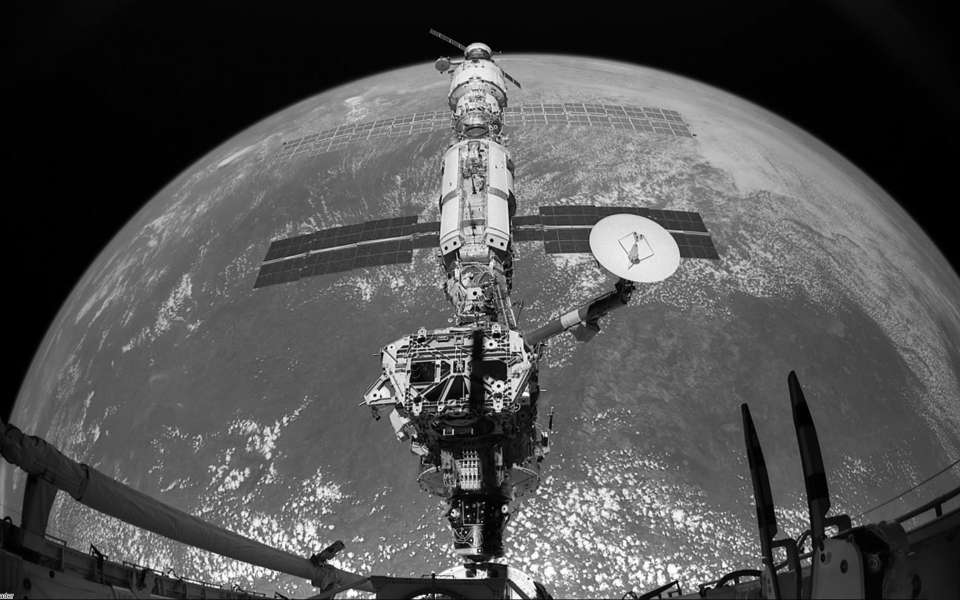
%> input picture code/Ipan_hr.png, 1920 x 1200 px (shown at 1/2 size)
$ octave colours.m   (GNU Octave 9; MATLAB toolbox functions it lacks are replaced by stand-ins)
%> lines starting %> are read from the running program, lines starting %| are printed output that depends on the picture
clear all; close all;

Nlines=512;
Ncolumns=1024;
greymatrix=zeros(Nlines,Ncolumns,1);

for k = 1:Nlines
    for i = 1:Ncolumns
        greymatrix(k,i,1)= i/Ncolumns;
    end
end

for k=230:282
    for i = 1:Ncolumns
        greymatrix(k,i,1)= 0.5;
    end
end

figure
imshow(greymatrix)


%%%%%Now flags %%%%%%%%%%%%%%%%%%%

Nlines=300;
Ncolumns=500;
flag=zeros(Nlines,Ncolumns,3);

for k = 1:100
        flag(k,:,:)=0 ;
end
for k = 100:200
        flag(k,:,1)=1 ;
end
for k = 200:300
        flag(k,:,1)=250 ;
        flag(k,:,2)=215 ;
end


figure
imshow(flag);

%%%%%%%%%%%%%%%%% Do HSV %%%%%%%%%%%%%%%%%%%%%%%%
Nlines=512;
Ncolumns=750;

map=zeros(Nlines,Ncolumns,3);

for k = 1:Nlines
    for i = 1:Ncolumns
        map(k,i,1)= i/Ncolumns;
        map(k,i,2)= k/Nlines;
        map(k,i,3) = 1;
    end
end

map=hsv2rgb(map);
figure
imshow(map)

%%%%%%%%%%%%%%%%%%%%%Colour wheel %%%%%%%%%%%%%%%%%%%%%%%%%

Nlines=500;
Ncolumns=500;

totalradius=sqrt((((Nlines/2)-100)^2)+(((Ncolumns/2)-100)^2));

hsvmap=zeros(Nlines,Ncolumns,3);

for k= 1:Nlines;
    for i= 1:Ncolumns;

        R=sqrt(((k-(Nlines/2))^2)+((i-(Ncolumns/2))^2));

        alpha =atan2(((Nlines/2)-k),(i-(Ncolumns/2)));

        if alpha<0
           alpha=2*pi+alpha;
        end

        h=alpha/(2*pi);
        s=R/totalradius;

        hsvmap(k,i,1)= h;
        hsvmap(k,i,2)= s;
        hsvmap(k,i,3) = 1;

        if(R>totalradius)
        hsvmap(k,i,3) = 0;
        end
   end
end


map=hsv2rgb(hsvmap);
figure
imshow(map)


%%%%%%%%%%%%%%%%% High res - BW / Low Res - Color %%%%%%%

close all; clear all;
Gre = imread('Ipan_hr.png');
%> Gre is the input picture: size 1200x1920 uint8; min 0, max 255, mean 81.2
Pan = imread('Ihyp_lr.png');
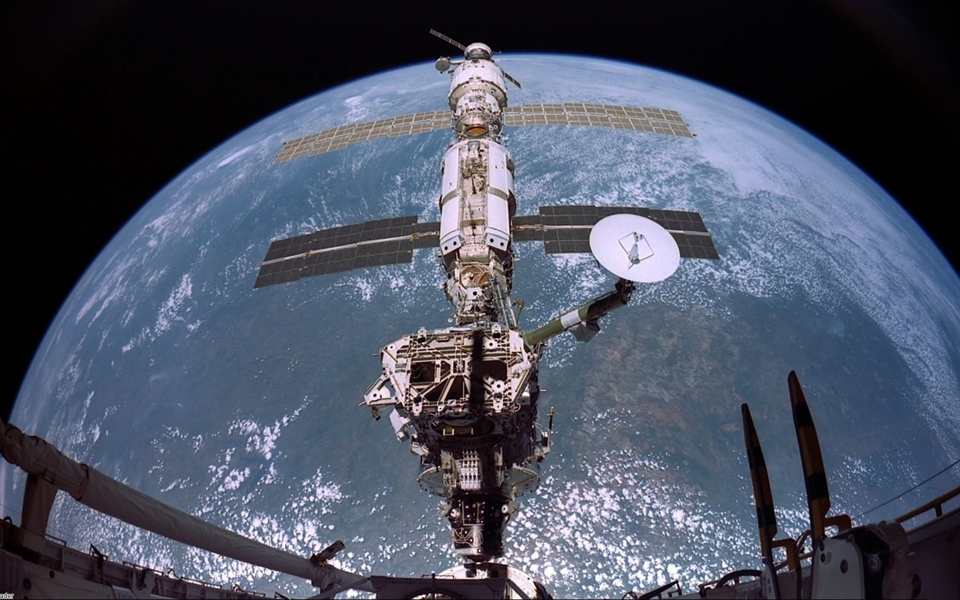
%> input picture code/Ihyp_lr.png, 960 x 600 px
%> Pan is the input picture: size 600x960x3 uint8; mean R, G, B 74.5, 81.3, 98.1

YCBCR = rgb2ycbcr(Pan);
%> YCBCR: size 600x960x3 uint8; mean of channels 1, 2, 3 85.7, 136.4, 123.9

YCBCR_res = imresize(YCBCR,[size(Gre,1) size(Gre,2)]);
%> YCBCR_res: size 1200x1920x3 uint8; mean of channels 1, 2, 3 85.7, 136.4, 123.9

YCBCR_res(:,:,1) = Gre(:,:,1);
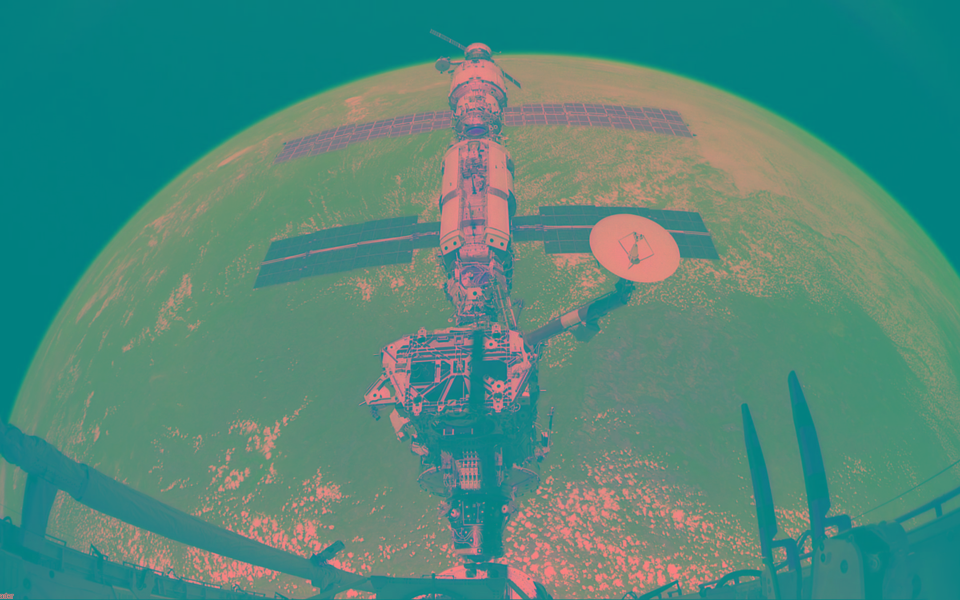
%> YCBCR_res: size 1200x1920x3 uint8 (shown at 1/2 size); mean R, G, B 81.2, 136.4, 123.9

result = ycbcr2rgb(YCBCR_res);
figure, imshow(result)
